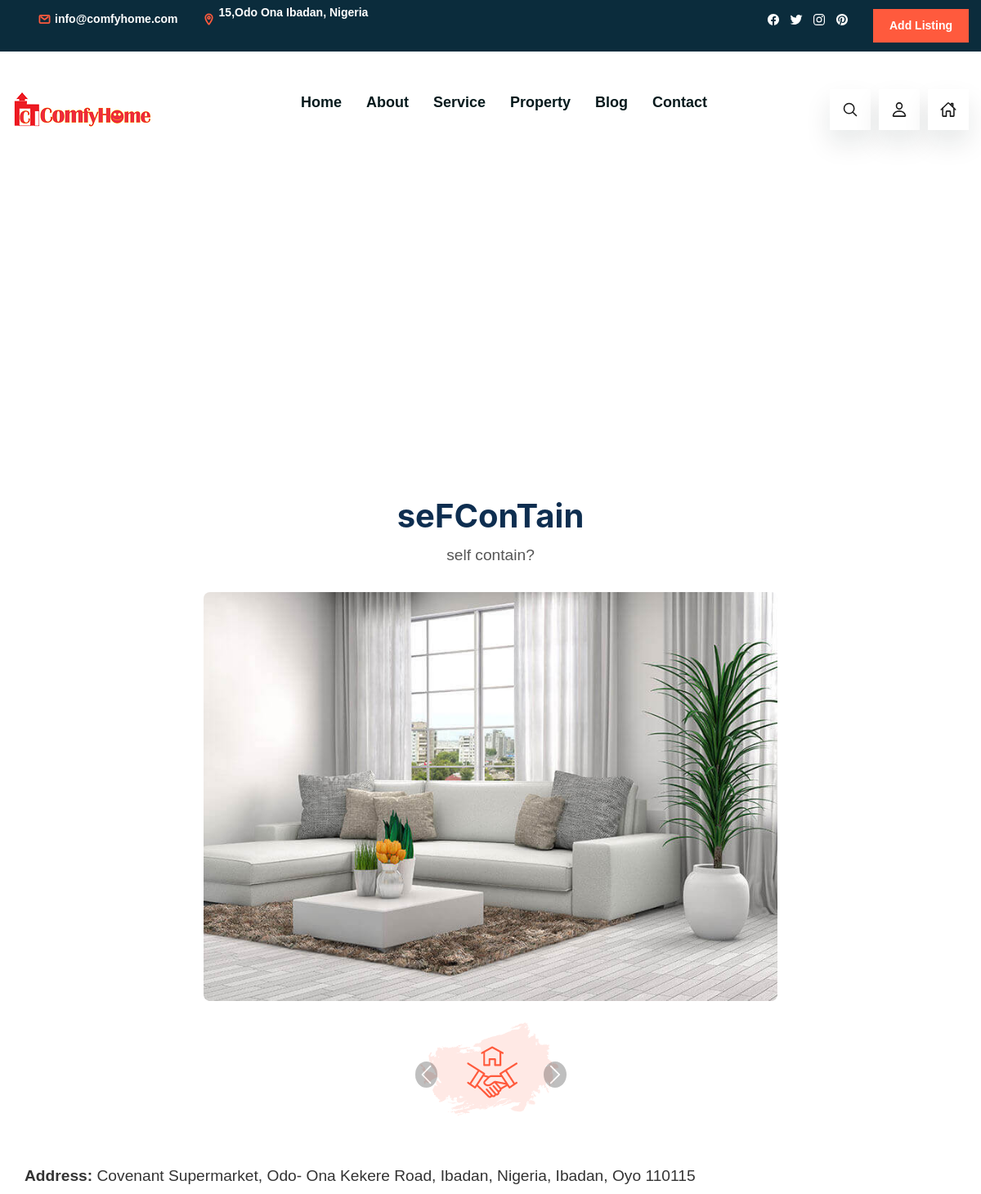
The page /11/ (upper part) on the database as committed earlier.
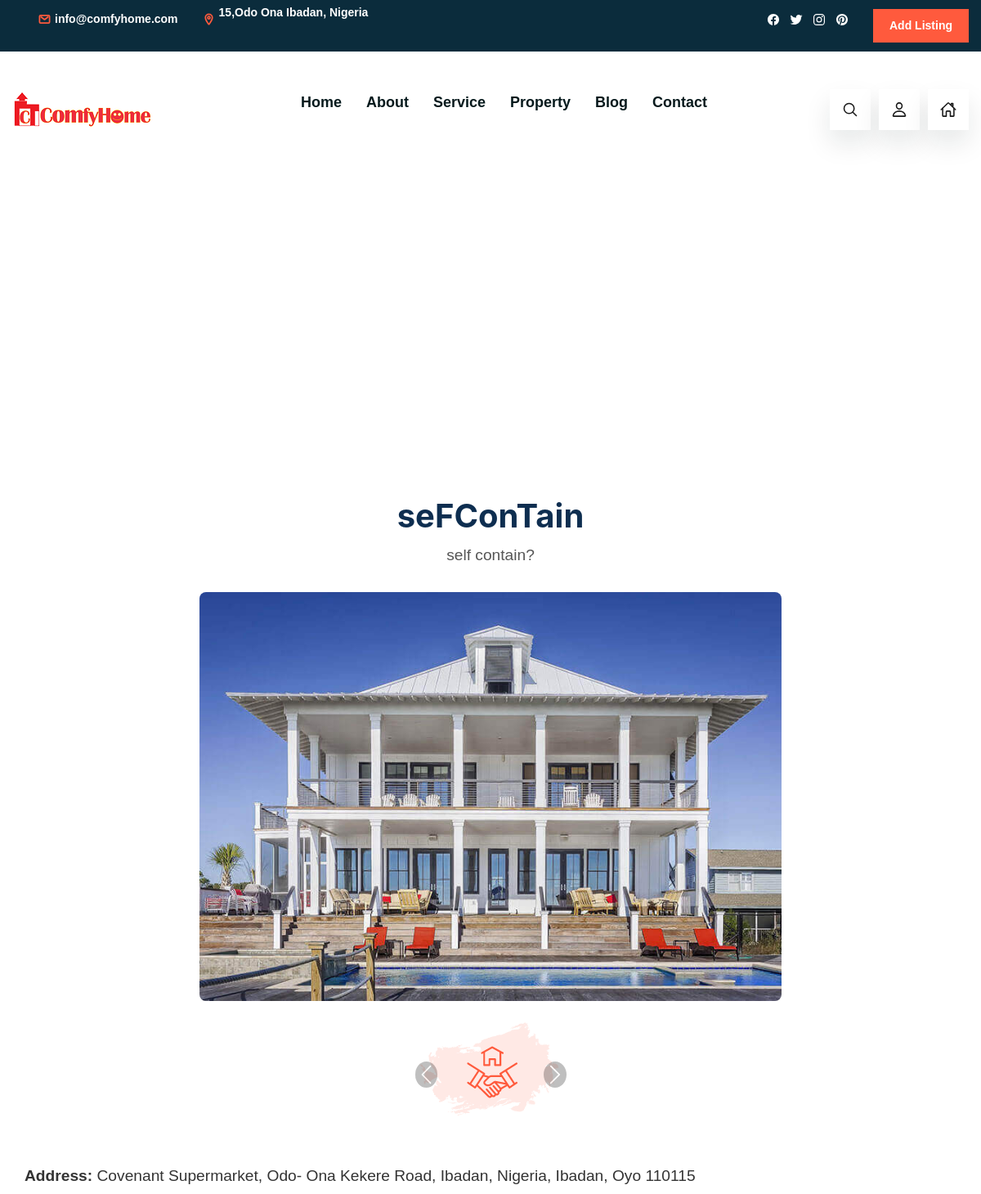
The same page on the database as committed later.
### RealEstate/models.py (models this page shows, shortened)
class Property(models.Model):
    owner = models.ForeignKey(User, on_delete=models.CASCADE, related_name='properties')
    title = models.CharField(max_length=255)
    description = models.TextField()
    address = models.CharField(max_length=255)
    city = models.CharField(max_length=100)
    state = models.CharField(max_length=100)
    zip_code = models.CharField(max_length=10)
    sale_or_rent = models.CharField(max_length=4, choices=PROPERTY_TYPE_CHOICES)
    price = models.DecimalField(max_digits=10, decimal_places=2)
    property_type = models.CharField(max_length=50, choices=[('Apartment','Apartment'),
    ('House', 'House'), ('Condo', 'Condo')])
    bedrooms = models.IntegerField()
    bathrooms = models.IntegerField()
    square_feet = models.IntegerField()
    main_image = models.ImageField(upload_to='property_images/') #THE DIRECTORY
    created_at = models.DateTimeField(auto_now_add=True)
    updated_at = models.DateTimeField(default=now)

### RealEstate/views.py (the view)
# urls.py: path('<int:pk>/', views.property_detail, name='property_detail'),
def property_detail(request, pk):
    property = get_object_or_404(Property, pk=pk)
    place_type = request.GET.get('place_type')  # Gets 'market' or other place types
    images = property.images.all()
    google_api_key = settings.GOOGLE_API_KEY
    context = {
        'property': property,
        'place_type': place_type,
        'images': images,
        'google_api_key': google_api_key
    }
    return render(request, 'property_detail.html', context)

### RealEstate/templatetags/filters.py (called while the page is built)
@register.filter
def currency(value):
    if not value:
        return ''
    try:
        value = float(value)
        return mark_safe(f'₦{value:,.2f}')
    except ValueError:
        return ''

### RealEstate/templates/property_detail.html (shortened to what this page needs)
{% load filters %}
 {% load static %}
 <!DOCTYPE html>
<html lang="en">
<head>
    <link href="{% static 'css/propertyDetails.css' %}" rel="stylesheet">
  <link href="{% static 'css/bootstrap.min.css' %}" rel="stylesheet">
    <link rel="stylesheet" href="{% static 'css/style.css' %}">
</head>
<body>
    {% include "homeverse/nav.html" %}
    <div id="map" style="height: 400px; width: 100%;"></div>
    <div class="property-detail-container">
        <div class="property-header">
            <h1>{{ property.title }}</h1>
        <p>{{ property.description }}</p>
    </div>
    <div class="property-images">
         {% if property.main_image %}
         <div class="main-image">
             <img src="{{ property.main_image.url }}" alt="Main Image for {{ property.title }}">
            </div>
            {% else %}
            <div class="main-image">
                <img src="{% static 'images/property-1.png'%}" alt="Main Image for {{ property.title }}">
            </div>
            {% endif%}
            <div id="property-carousel" class="carousel slide" data-bs-ride="carousel">
                <div class="carousel-inner">
                {% for image in images %}
                {% if image %}
                    <div class="carousel-item {% if forloop.first %}active{% endif %}">
                        <img src="{{ image.image.url }}" alt="Image for {{ property.title }}">
                    </div>
                {% else %}
                    <div class="carousel-item {% if forloop.first %}active{% endif %}">
                        <img src="{% static 'images/property-2.png'%}" alt="Image for {{ property.title }}">
                    </div>
                {% endif%}
                {% endfor %}
            </div>
            <button class="carousel-control-prev" type="button" data-bs-target="#property-carousel" data-bs-slide="prev">
                <span class="carousel-control-prev-icon" aria-hidden="true"></span>
            </button>
            <button class="carousel-control-next" type="button" data-bs-target="#property-carousel" data-bs-slide="next">
                <span class="carousel-control-next-icon" aria-hidden="true"></span>
            </button>
        </div>
    </div>
    <div class="property-details">
        <p><strong>Address:</strong> {{ property.address }}, {{ property.city }}, {{ property.state }} {{ property.zip_code }}</p>
    </div>
</div>
{% include "homeverse/footer.html" %}
</body>
</html>

Rows that differ between the two databases and show on the page:
changed Property "seFConTain": main_image: a different picture
